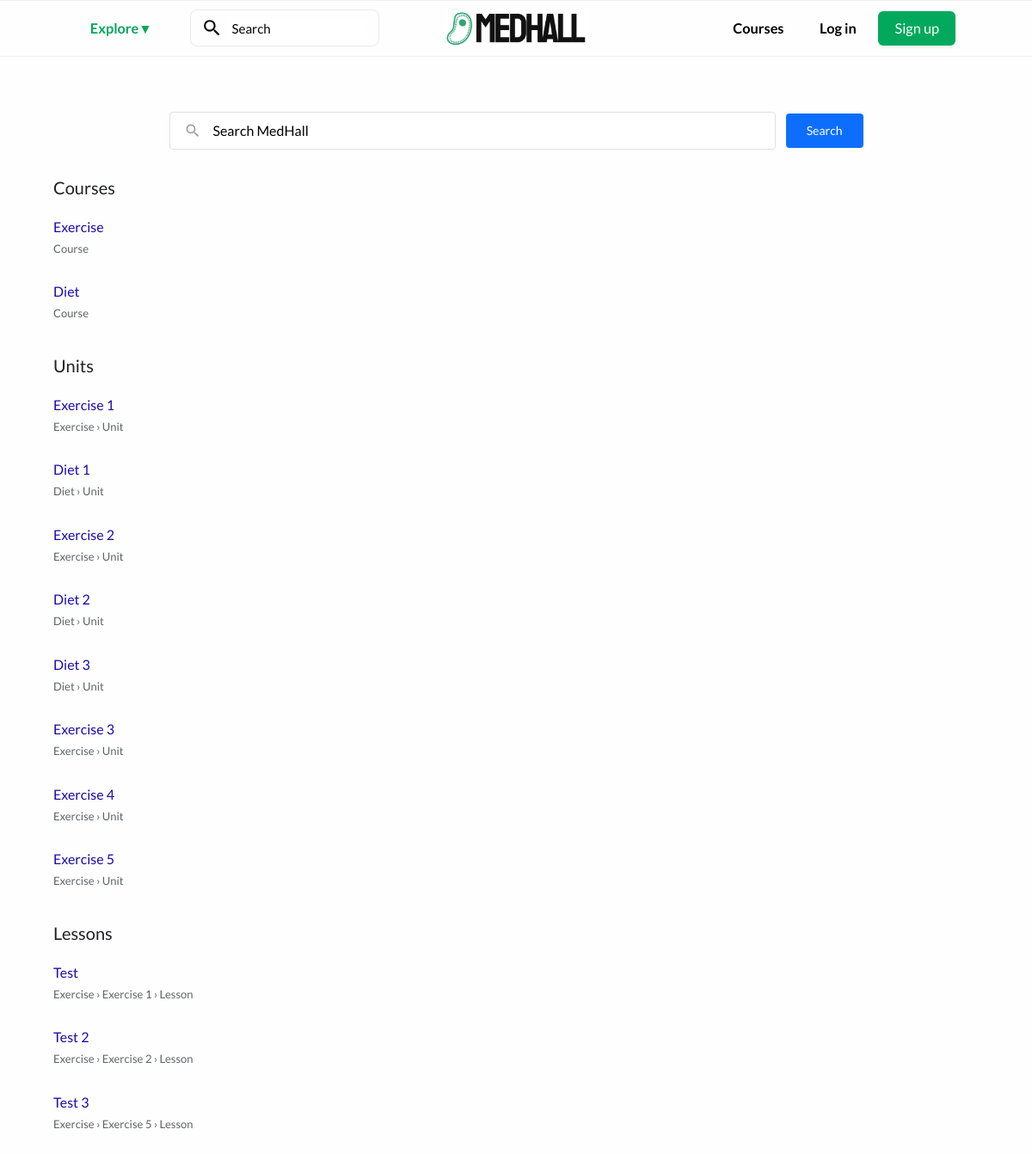
Page /search/results/ on the earlier database version.
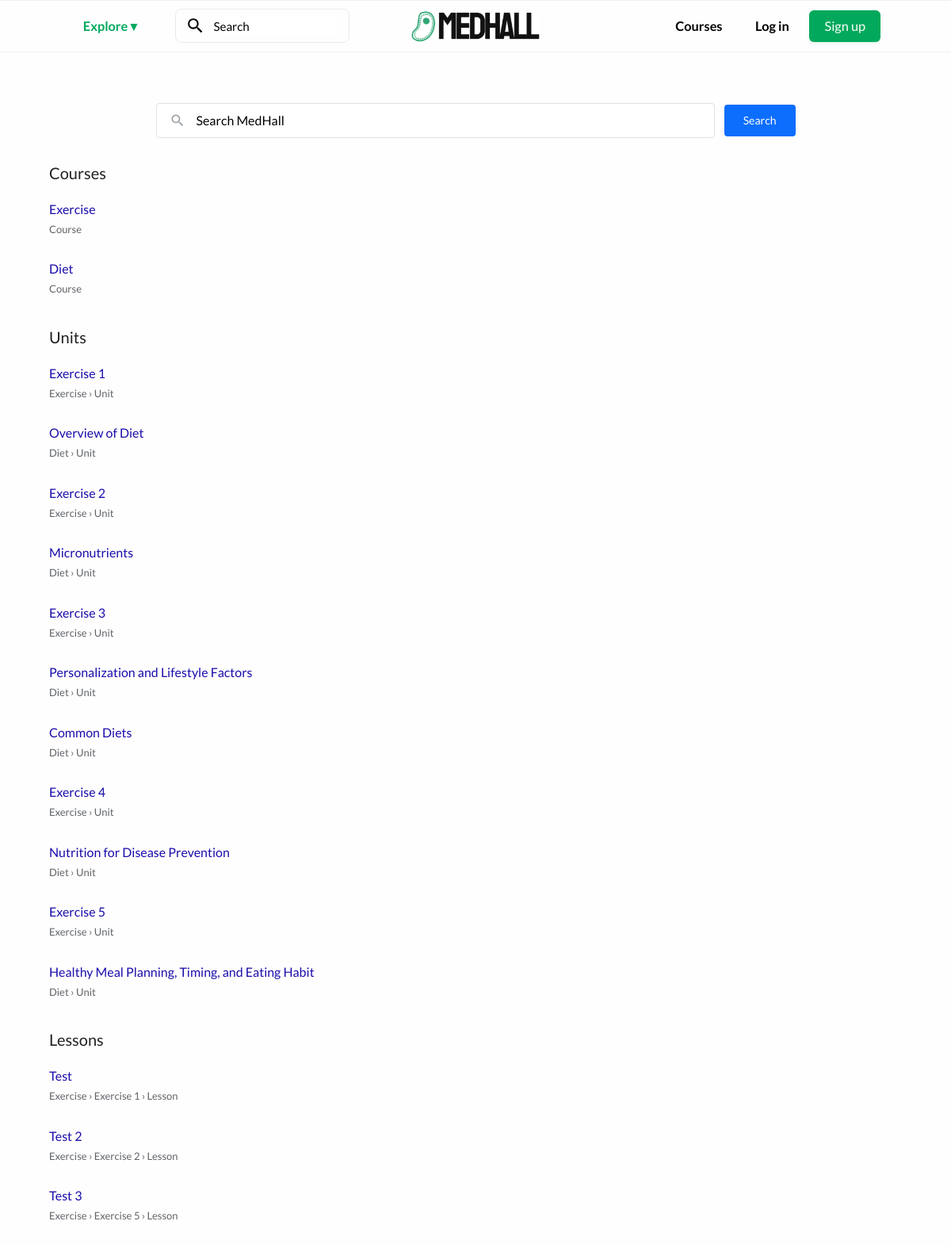
Same page on the later database version.
### courses/models.py (models this page shows, shortened)
class Course(models.Model):
    title = models.CharField(max_length=200)
    description = CKEditor5Field('Description', config_name='default')
    teacher = models.ForeignKey(User, on_delete=models.CASCADE, related_name="courses")

class Unit(models.Model):
    course = models.ForeignKey(Course, on_delete=models.CASCADE, related_name="units")
    title = models.CharField(max_length=200)
    order = models.PositiveIntegerField(default=0)
    class Meta:
        ordering = ['order']

class Lesson(models.Model):
    course = models.ForeignKey(Course, on_delete=models.CASCADE, related_name="lessons")
    title = models.CharField(max_length=200)
    content = CKEditor5Field('Content', config_name='default')
    video_url = models.URLField(blank=True, null=True)
    order = models.PositiveIntegerField(default=0)
    unit = models.ForeignKey(Unit, on_delete=models.CASCADE, related_name="lessons")
    class Meta:
        ordering = ['order']

### KhanAcademyClone/views.py (the view)
# urls.py: path('search/results/', views.search_results, name='search_results'),
def search_results(request):
    print("search_results called")
    query = request.GET.get('q', '')
    courses = Course.objects.filter(Q(title__icontains=query) | Q(description__icontains=query))
    units = Unit.objects.filter(title__icontains=query)
    lessons = Lesson.objects.filter(title__icontains=query)
    return render(request, 'search_results.html', {
        'query': query,
        'courses': courses,
        'units': units,
        'lessons': lessons
    })

### courses/context_processors.py (called while the page is built)
def courses_processor(request):
    courses_all = Course.objects.all()
    print(f"Context processor found {len(courses_all)} courses")  # Debug print
    return {
        'courses_all': courses_all
    }

### courses/templates/search_results.html (shortened to what this page needs)
{% extends "base.html" %}
{% block content %}
<div class="search-page">
    <div class="search-wrapper">
        <div class="search-container">
            <svg class="search-icon" viewBox="0 0 24 24">
                <path d="M15.5 14h-.79l-.28-.27A6.471 6.471 0 0 0 16 9.5 6.5 6.5 0 1 0 9.5 16a6.471 6.471 0 0 0 4.23-1.57l.27.28v.79l5 4.99L20.49 19l-4.99-5zm-6 0C7.01 14 5 11.99 5 9.5S7.01 5 9.5 5 14 7.01 14 9.5 11.99 14 9.5 14z"/>
            </svg>
            <input type="text" id="search-results-box" class="search-input" placeholder="Search MedHall" value="{{ query }}">
        </div>
        <button id="search-results-button" class="search-button">Search</button>
    </div>
    {% if courses %}
    <div class="results-section">
        <h3 class="results-title">Courses</h3>
        {% for course in courses %}
        <a href="{% url 'course_detail' course.id %}" class="search-result">
            <div class="result-title">{{ course.title }}</div>
            <div class="result-path">Course</div>
        </a>
        {% endfor %}
    </div>
    {% endif %}
    {% if units %}
    <div class="results-section">
        <h3 class="results-title">Units</h3>
        {% for unit in units %}
        <a href="{% url 'course_detail' unit.course.id %}#unit{{ unit.id }}" class="search-result">
            <div class="result-title">{{ unit.title }}</div>
            <div class="result-path">{{ unit.course.title }} › Unit</div>
        </a>
        {% endfor %}
    </div>
    {% endif %}
    {% if lessons %}
    <div class="results-section">
        <h3 class="results-title">Lessons</h3>
        {% for lesson in lessons %}
        <a href="{% url 'lesson_detail' lesson.unit.course.id lesson.unit.id lesson.id %}" class="search-result">
            <div class="result-title">{{ lesson.title }}</div>
            <div class="result-path">{{ lesson.unit.course.title }} › {{ lesson.unit.title }} › Lesson</div>
        </a>
        {% endfor %}
    </div>
    {% endif %}
</div>
{% endblock %}

### courses/templates/base.html (shortened to what this page needs)
{% load static %}
<!DOCTYPE html>
<html lang="en">
<head>
    <link href="https://cdn.jsdelivr.net/npm/bootstrap@5.3.0-alpha1/dist/css/bootstrap.min.css" rel="stylesheet">
</head>
<body>
    <nav class="navbar">
        <div class="navbar-content">
            <div class="nav-left">
                <button class="explore-btn">Explore ▾</button>
                <div class="search-container">
                    <svg class="search-icon" viewBox="0 0 24 24" fill="#608a89">
                        <path d="M15.5 14h-.79l-.28-.27A6.471 6.471 0 0 0 16 9.5 6.5 6.5 0 1 0 9.5 16a6.471 6.471 0 0 0 4.23-1.57l.27.28v.79l5 4.99L20.49 19l-4.99-5zm-6 0C7.01 14 5 11.99 5 9.5S7.01 5 9.5 5 14 7.01 14 9.5 11.99 14 9.5 14z"/>
                    </svg>
                    <input type="text" id="search-box" placeholder="Search">
                </div>
            </div>
            <div class="nav-center">
                <a href="{% url 'homepage' %}" class="logo">
                    <img src="{% static 'images/Screenshot 2025-01-24 203838.png' %}" alt="MedHall Logo" class="navbar-logo">
                </a>
            </div>
            <div class="nav-right">
                <a href="/courses" class="nav-link">Courses</a>
                {% if user.is_authenticated %}
                    <a href="/logout" class="nav-link">Log out</a>
                {% else %}
                    <a href="/login" class="nav-link">Log in</a>
                    <a href="/signup" class="sign-up-btn">Sign up</a>
                {% endif %}
            </div>
        </div>
    </nav>
    <div class="container mt-4">
        {% block content %}{% endblock %}
    </div>
</body>
</html>

### courses/templates/base.html (style rules this page uses)
:root { --primary-green: #02a95c; --primary-gray: #608a89; --light-blue: #e8f2f4; --white: #fefefe; --dark-gray: #000000; --bar-gray: #cccccc; }
body { background-color: var(--white); font-family: 'Lato', sans-serif; }
.navbar { padding: 0.65rem 2rem; background-color: var(--white); border-top: 1px solid rgba(204, 204, 204, 0.3); border-bottom: 1px solid rgba(204, 204, 204, 0.3); position: sticky; top: 0; z-index: 1000; backdrop-filter: blur(10px); }
.navbar-content { display: grid; grid-template-columns: 1fr auto 1fr; align-items: center; width: 90%; max-width: 1050px; gap: 3rem; margin: 0 auto; }
.navbar-logo { height: 40px; width: auto; transition: transform 0.2s ease; }
.nav-left { display: flex; align-items: center; gap: 2rem; font-family: 'Lato', sans-serif; font-weight: bold; justify-content: flex-start; }
.nav-center { display: flex; justify-content: center; align-items: center; }
.nav-right { display: flex; align-items: center; gap: 0.6rem; font-family: 'Lato', sans-serif; font-weight: bold; justify-content: flex-end; }
.explore-btn { font-size: 1.02rem; padding: 0.5rem 1rem; border-radius: 6px; transition: all 0.2s ease; background-color: var(--white); color: var(--primary-green); border: none; cursor: pointer; font-weight: 600; }
.search-container { display: flex; align-items: center; padding: 0.5rem 0.8rem; border: 1.5px solid #eaeaea; border-radius: 8px; width: 220px; background-color: var(--white); font-family: 'Lato', sans-serif; position: relative; transition: all 0.2s ease; }
.search-icon { width: 25px; height: 25px; fill: var(--dark-gray); margin-right: 8px; flex-shrink: 0; }
.search-container input { border: none; outline: none; width: 100%; font-family: 'Lato', sans-serif; font-size: 0.95rem; color: var(--dark-gray); }
.search-container input::placeholder { font-family: 'Lato', sans-serif; font-weight: 400; color: var(--dark-gray); }
.nav-link { text-decoration: none; color: var(--dark-gray); font-weight: 600; font-size: 1.02rem; padding: 0.4rem 1rem; border-radius: 6px; transition: all 0.2s ease; white-space: nowrap; position: relative; }
.nav-link::after { content: ''; position: absolute; width: 0; height: 2px; bottom: 0; left: 50%; background-color: var(--primary-green); transition: all 0.3s ease; transform: translateX(-50%); }
.sign-up-btn { background-color: var(--primary-green); color: var(--white); border: none; padding: 0.5rem 1.2rem; border-radius: 6px; font-size: 1.02rem; transition: all 0.2s ease; box-shadow: 0 2px 4px rgba(2, 169, 92, 0.1); text-decoration: none; font-weight: 500; white-space: nowrap; }
.logo { font-size: 1.7rem; font-weight: 600; color: var(--primary-green); text-decoration: none; display: flex; align-items: center; }

### courses/templates/search_results.html (style rules this page uses)
.search-page { max-width: 1200px; margin: 0 auto; padding: 40px 20px; }
.search-page .search-wrapper { margin-bottom: 40px; display: flex; justify-content: center; align-items: center; gap: 12px; width: 75%; margin: 0 auto; }
.search-page .search-container { display: flex; align-items: center; background: white; border: 1px solid #dfe1e5; border-radius: 4px; padding: 8px 16px; width: 100%; transition: all 0.2s ease; }
.search-page .search-icon { width: 20px; height: 20px; fill: #9aa0a6; margin-right: 12px; }
.search-page .search-input { border: none; outline: none; width: 100%; font-size: 16px; color: #202124; background: transparent; }
.search-page .search-button { padding: 8px 24px; background: #0d6efd; color: white; border: none; border-radius: 4px; font-size: 14px; cursor: pointer; transition: background 0.2s; white-space: nowrap; height: 40px; }
.results-section { margin-top: 32px; }
.results-title { font-size: 20px; color: #202124; margin-bottom: 16px; font-weight: 500; }
.search-result { padding: 6px 0px; border-radius: 8px; margin-bottom: 16px; transition: all 0.2s; text-decoration: none; display: block; }
.result-title { color: #1a0dab; font-size: 16px; margin-bottom: 4px; font-weight: 500; }
.result-path { color: #5f6368; font-size: 13px; }

Differences in the rows shown:
changed Unit: title "Diet 1" → "Overview of Diet"
changed Unit: title "Diet 2" → "Micronutrients"
shown differently, row unchanged: Unit "Exercise 3": moves up the list
changed Unit: title "Diet 3" → "Personalization and Lifestyle Factors"
added Unit: title "Common Diets", course "Diet"
added Unit: title "Nutrition for Disease Prevention", course "Diet"
added Unit: title "Healthy Meal Planning, Timing, and Eating Habit", course "Diet"
